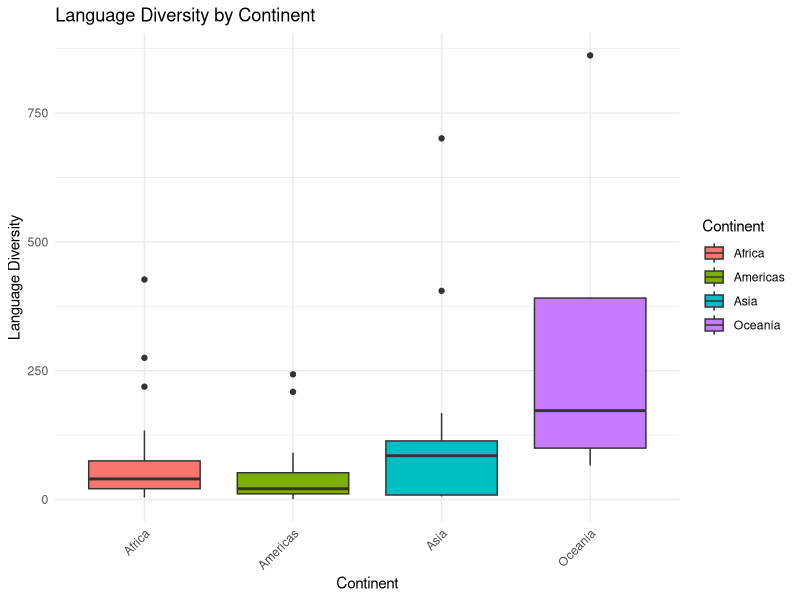

R code for this plot:
## ---- chunk 1
library(readr)
library(tidyr)
library(dplyr)
library(ggplot2)
## ---- chunk 2
language_diversity <- tribble(
  ~"Country", ~"Langs", ~"Area", ~"Population", ~"Stations", ~"MGS", ~"Std", ~"Continent",
  "Algeria",18,2381741,25660,102,6.6,2.29,"Africa",
  "Angola",42,1246700,10303,50,6.22,1.87,"Africa",
  "Australia",234,7713364,17336,134,6,4.17,"Oceania",
  "Bangladesh",37,143998,118745,20,7.4,0.73,"Asia",
  "Benin",52,112622,4889,7,7.14,0.99,"Africa",
  "Bolivia",38,1098581,7612,48,6.92,2.5,"Americas",
  "Botswana",27,581730,1348,10,4.6,1.69,"Africa",
  "Brazil",209,8511965,153322,245,9.71,5.87,"Americas",
  "Burkina Faso",75,274000,9242,6,5.17,1.07,"Africa",
  "CAR",94,622984,3127,13,8.08,1.21,"Africa",
  "Cambodia",18,181035,8442,9,8.44,0.5,"Asia",
  "Cameroon",275,475422,12239,35,9.17,1.75,"Africa",
  "Chad",126,1284000,5819,11,4,1.81,"Africa",
  "Colombia",79,1138914,33613,35,11.37,1.37,"Americas",
  "Congo",60,342000,2346,10,9.6,1.69,"Africa",
  "Costa Rica",10,51100,3064,38,8.92,1.78,"Americas",
  "Cote d'Ivoire",75,322463,12464,9,8.67,1.25,"Africa",
  "Cuba",1,110861,10736,13,7.46,1.55,"Americas",
  "Ecuador",22,283561,10851,44,8.14,3.47,"Americas",
  "Egypt",11,1001449,54688,50,0.89,0.89,"Africa",
  "Ethiopia",112,1221900,53383,36,7.28,3.1,"Africa",
  "French Guiana",11,90000,102,5,10.4,0.8,"Americas",
  "Gabon",40,267667,1212,14,8.79,0.77,"Africa",
  "Ghana",73,238553,15509,28,8.79,1.68,"Africa",
  "Guatemala",52,108889,9467,59,9.31,2.23,"Americas",
  "Guinea",29,245857,5931,8,7.38,1.22,"Africa",
  "Guyana",14,214969,800,5,12,0,"Americas",
  "Honduras",9,112088,5265,13,8.54,2.53,"Americas",
  "India",405,3287590,849638,218,5.32,1.92,"Asia",
  "Indonesia",701,1904569,187765,58,10.67,1.82,"Asia",
  "Kenya",58,580367,25905,34,7.26,3.61,"Africa",
  "Laos",93,236800,4262,7,7.14,0.35,"Asia",
  "Liberia",34,111369,2705,21,10.62,0.84,"Africa",
  "Libya",13,1759540,4712,54,2.43,1.6,"Africa",
  "Madagascar",4,587041,11493,81,7.33,2.96,"Africa",
  "Malawi",14,118484,8556,20,5.8,1.5,"Africa",
  "Malaysia",140,329749,18333,63,11.92,0.37,"Asia",
  "Mali",31,1240192,9507,17,3.59,1.97,"Africa",
  "Mauritania",8,1025520,2036,8,0.75,0.83,"Africa",
  "Mexico",243,1958201,87836,272,5.84,2.69,"Americas",
  "Mozambique",36,801590,16084,90,6.07,1.39,"Africa",
  "Myanmar",105,676578,42561,30,6.93,0.81,"Asia",
  "Namibia",21,824292,1837,6,2.5,1.89,"Africa",
  "Nepal",102,140797,19605,16,6.39,1.98,"Asia",
  "Nicaragua",7,130000,3999,8,8.13,2.15,"Americas",
  "Niger",21,1267000,7984,10,2.4,1.28,"Africa",
  "Nigeria",427,923768,112163,24,7,2.16,"Africa",
  "Oman",8,212457,1559,2,0,0,"Asia",
  "Panama",13,75517,2466,5,9.2,0.75,"Americas",
  "Papua New Guinea",862,462840,3772,8,10.88,1.96,"Oceania",
  "Paraguay",21,406752,4397,16,10.25,2.51,"Americas",
  "Peru",91,1285216,21998,40,2.65,4.22,"Americas",
  "Phillipines",168,300000,62868,64,10.34,1.92,"Asia",
  "Saudi Arabia",8,2149690,14691,10,0.4,0.92,"Asia",
  "Senegal",42,196722,7533,12,3.58,1.11,"Africa",
  "Sierra Leone",23,71740,4260,23,8.22,0.59,"Africa",
  "Solomon Islands",66,28896,3301,1,12,0,"Oceania",
  "Somalia",14,637657,7691,28,3,1.69,"Africa",
  "South Africa",32,1221037,36070,114,6.05,3.5,"Africa",
  "Sri Lanka",7,65610,17240,17,9.59,2.59,"Asia",
  "Sudan",134,2505813,25941,43,4.02,2.82,"Africa",
  "Suriname",17,163265,429,2,12,0,"Americas",
  "Tanzania",131,945087,28359,45,7.02,1.9,"Africa",
  "Thailand",82,513115,56293,54,8.04,1.57,"Asia",
  "Togo",43,56785,3643,11,7.91,1.78,"Africa",
  "UAE",9,83600,1629,6,0.83,0.69,"Asia",
  "Uganda",43,235880,19517,21,10.14,1.17,"Africa",
  "Vanuatu",111,12189,163,4,12,0,"Oceania",
  "Venezuela",40,912050,20226,44,7.98,2.73,"Americas",
  "Vietnam",88,331689,68183,40,8.8,1.59,"Asia",
  "Yemen",6,527968,12302,2,0,0,"Asia",
  "Zaire",219,2344858,36672,16,9.44,1.9,"Africa",
  "Zambia",38,752618,8780,30,5.43,0.67,"Africa",
  "Zimbabwe",18,390759,10019,52,5.29,1.43,"Africa") 
str(language_diversity)
head(language_diversity)
## ---- chunk 3
summary_by_continent <- language_diversity %>%
  group_by(Continent) %>%
  summarise(mean_diversity = mean(Langs),
            median_diversity = median(Langs),
            min_diversity = min(Langs),
            max_diversity = max(Langs))

# Print the summary
print(summary_by_continent)

## Plot by Continents 
ggplot(language_diversity, aes(x = Continent, y = Langs, fill = Continent)) +
  geom_boxplot() +
  labs(title = "Language Diversity by Continent",
       x = "Continent",
       y = "Language Diversity") +
  theme_minimal() +
  theme(axis.text.x = element_text(angle = 45, hjust = 1))
